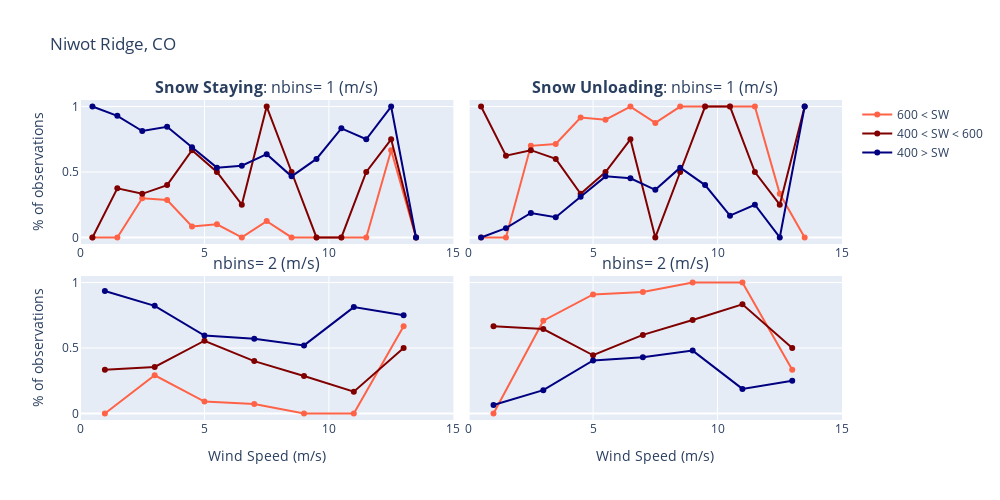

The cell this chart's notebook holds for it:
### Code cell
fig = make_subplots(rows=2, cols=2, shared_xaxes=False, shared_yaxes=True, 
                    vertical_spacing=0.1, horizontal_spacing=0.02,
                    subplot_titles=("<b>Snow Staying</b>: nbins= 1 (m/s)", "<b>Snow Unloading</b>: nbins= 1 (m/s)",
                                    'nbins= 2 (m/s)','nbins= 2 (m/s)'))

color1='tomato';color2='maroon';color3='navy'

# wind 1 m/s bins
# row 1, column 1: stay
fig.add_trace(go.Scatter(x = dfSW600_wind1_returndf['stay_center'], line_color=color1, y = dfSW600_wind1_returndf['stay_percent'], name='600 < SW'),row=1, col=1)
fig.add_trace(go.Scatter(x = dfSW460_wind1_returndf['stay_center'], line_color=color2, y = dfSW460_wind1_returndf['stay_percent'], name='400 < SW < 600'),row=1, col=1)
fig.add_trace(go.Scatter(x = dfSW400_wind1_returndf['stay_center'], line_color=color3, y = dfSW400_wind1_returndf['stay_percent'], name='400 > SW'),row=1, col=1)

# row 1, column 2: unload
fig.add_trace(go.Scatter(x = dfSW600_wind1_returndf['unload_center'], line_color=color1, y = dfSW600_wind1_returndf['unload_percent'], showlegend=False),row=1, col=2)
fig.add_trace(go.Scatter(x = dfSW460_wind1_returndf['unload_center'], line_color=color2, y = dfSW460_wind1_returndf['unload_percent'], showlegend=False),row=1, col=2)
fig.add_trace(go.Scatter(x = dfSW400_wind1_returndf['unload_center'], line_color=color3, y = dfSW400_wind1_returndf['unload_percent'], showlegend=False),row=1, col=2)

# wind 2 m/s bins
# row 2, column 1: stay
fig.add_trace(go.Scatter(x = dfSW600_wind2_returndf['stay_center'], line_color=color1, y = dfSW600_wind2_returndf['stay_percent'], showlegend=False),row=2, col=1)
fig.add_trace(go.Scatter(x = dfSW460_wind2_returndf['stay_center'], line_color=color2, y = dfSW460_wind2_returndf['stay_percent'], showlegend=False),row=2, col=1)
fig.add_trace(go.Scatter(x = dfSW400_wind2_returndf['stay_center'], line_color=color3, y = dfSW400_wind2_returndf['stay_percent'], showlegend=False),row=2, col=1)

# row 2, column 2: unload
fig.add_trace(go.Scatter(x = dfSW600_wind2_returndf['unload_center'], line_color=color1, y = dfSW600_wind2_returndf['unload_percent'], showlegend=False),row=2, col=2)
fig.add_trace(go.Scatter(x = dfSW460_wind2_returndf['unload_center'], line_color=color2, y = dfSW460_wind2_returndf['unload_percent'], showlegend=False),row=2, col=2)
fig.add_trace(go.Scatter(x = dfSW400_wind2_returndf['unload_center'], line_color=color3, y = dfSW400_wind2_returndf['unload_percent'], showlegend=False),row=2, col=2)

# axes and labels 
fig.update_xaxes(title_text='',  range=[0,15],row=1)
fig.update_xaxes(title_text='Wind Speed (m/s)',  range=[0,15],row=2)

fig.update_yaxes(title_text='% of observations', range=[-0.05,1.05], row=1, col=1)
fig.update_yaxes(title_text='% of observations', range=[-0.05,1.05], row=2, col=1)

fig.update_layout(height=500, width=1000, title_text="Niwot Ridge, CO")
fig.show()

### Figure 1 — Plotly figure (JSON) as saved in the notebook; plotly's stock layout.template omitted (floating-point values rounded to 4 significant figures)
{"data": [{"line": {"color": "tomato"}, "name": "600 < SW", "type": "scatter", "x": [0.5, 1.5, 2.5, 3.5, 4.5, 5.5, 6.5, 7.5, 8.5, 9.5, 10.5, 11.5, 12.5, 13.5], "xaxis": "x", "y": [0, 0, 0.3, 0.2857, 0.08333, 0.1, 0, 0.125, 0, 0, 0, 0, 0.6667, 0], "yaxis": "y"}, {"line": {"color": "maroon"}, "name": "400 < SW < 600", "type": "scatter", "x": [0.5, 1.5, 2.5, 3.5, 4.5, 5.5, 6.5, 7.5, 8.5, 9.5, 10.5, 11.5, 12.5, 13.5], "xaxis": "x", "y": [0, 0.375, 0.3333, 0.4, 0.6667, 0.5, 0.25, 1, 0.5, 0, 0, 0.5, 0.75, 0], "yaxis": "y"}, {"line": {"color": "navy"}, "name": "400 > SW", "type": "scatter", "x": [0.5, 1.5, 2.5, 3.5, 4.5, 5.5, 6.5, 7.5, 8.5, 9.5, 10.5, 11.5, 12.5, 13.5], "xaxis": "x", "y": [1, 0.9294, 0.8129, 0.8462, 0.6897, 0.5333, 0.5484, 0.6364, 0.4667, 0.6, 0.8333, 0.75, 1, 0], "yaxis": "y"}, {"line": {"color": "tomato"}, "showlegend": false, "type": "scatter", "x": [0.5, 1.5, 2.5, 3.5, 4.5, 5.5, 6.5, 7.5, 8.5, 9.5, 10.5, 11.5, 12.5, 13.5], "xaxis": "x2", "y": [0, 0, 0.7, 0.7143, 0.9167, 0.9, 1, 0.875, 1, 1, 1, 1, 0.3333, 0], "yaxis": "y2"}, {"line": {"color": "maroon"}, "showlegend": false, "type": "scatter", "x": [0.5, 1.5, 2.5, 3.5, 4.5, 5.5, 6.5, 7.5, 8.5, 9.5, 10.5, 11.5, 12.5, 13.5], "xaxis": "x2", "y": [1, 0.625, 0.6667, 0.6, 0.3333, 0.5, 0.75, 0, 0.5, 1, 1, 0.5, 0.25, 1], "yaxis": "y2"}, {"line": {"color": "navy"}, "showlegend": false, "type": "scatter", "x": [0.5, 1.5, 2.5, 3.5, 4.5, 5.5, 6.5, 7.5, 8.5, 9.5, 10.5, 11.5, 12.5, 13.5], "xaxis": "x2", "y": [0, 0.07059, 0.1871, 0.1538, 0.3103, 0.4667, 0.4516, 0.3636, 0.5333, 0.4, 0.1667, 0.25, 0, 1], "yaxis": "y2"}, {"line": {"color": "tomato"}, "showlegend": false, "type": "scatter", "x": [1, 3, 5, 7, 9, 11, 13], "xaxis": "x3", "y": [0, 0.2917, 0.09091, 0.07143, 0, 0, 0.6667], "yaxis": "y3"}, {"line": {"color": "maroon"}, "showlegend": false, "type": "scatter", "x": [1, 3, 5, 7, 9, 11, 13], "xaxis": "x3", "y": [0.3333, 0.3548, 0.5556, 0.4, 0.2857, 0.1667, 0.5], "yaxis": "y3"}, {"line": {"color": "navy"}, "showlegend": false, "type": "scatter", "x": [1, 3, 5, 7, 9, 11, 13], "xaxis": "x3", "y": [0.9355, 0.822, 0.5946, 0.5714, 0.52, 0.8125, 0.75], "yaxis": "y3"}, {"line": {"color": "tomato"}, "showlegend": false, "type": "scatter", "x": [1, 3, 5, 7, 9, 11, 13], "xaxis": "x4", "y": [0, 0.7083, 0.9091, 0.9286, 1, 1, 0.3333], "yaxis": "y4"}, {"line": {"color": "maroon"}, "showlegend": false, "type": "scatter", "x": [1, 3, 5, 7, 9, 11, 13], "xaxis": "x4", "y": [0.6667, 0.6452, 0.4444, 0.6, 0.7143, 0.8333, 0.5], "yaxis": "y4"}, {"line": {"color": "navy"}, "showlegend": false, "type": "scatter", "x": [1, 3, 5, 7, 9, 11, 13], "xaxis": "x4", "y": [0.06452, 0.178, 0.4054, 0.4286, 0.48, 0.1875, 0.25], "yaxis": "y4"}], "layout": {"annotations": [{"font": {"size": 16}, "showarrow": false, "text": "<b>Snow Staying</b>: nbins= 1 (m/s)", "x": 0.245, "xanchor": "center", "xref": "paper", "y": 1, "yanchor": "bottom", "yref": "paper"}, {"font": {"size": 16}, "showarrow": false, "text": "<b>Snow Unloading</b>: nbins= 1 (m/s)", "x": 0.755, "xanchor": "center", "xref": "paper", "y": 1, "yanchor": "bottom", "yref": "paper"}, {"font": {"size": 16}, "showarrow": false, "text": "nbins= 2 (m/s)", "x": 0.245, "xanchor": "center", "xref": "paper", "y": 0.45, "yanchor": "bottom", "yref": "paper"}, {"font": {"size": 16}, "showarrow": false, "text": "nbins= 2 (m/s)", "x": 0.755, "xanchor": "center", "xref": "paper", "y": 0.45, "yanchor": "bottom", "yref": "paper"}], "height": 500, "title": {"text": "Niwot Ridge, CO"}, "width": 1000, "xaxis": {"anchor": "y", "domain": [0, 0.49], "range": [0, 15], "title": {"text": ""}, "type": "linear"}, "xaxis2": {"anchor": "y2", "domain": [0.51, 1], "range": [0, 15], "title": {"text": ""}, "type": "linear"}, "xaxis3": {"anchor": "y3", "domain": [0, 0.49], "range": [0, 15], "title": {"text": "Wind Speed (m/s)"}, "type": "linear"}, "xaxis4": {"anchor": "y4", "domain": [0.51, 1], "range": [0, 15], "title": {"text": "Wind Speed (m/s)"}, "type": "linear"}, "yaxis": {"anchor": "x", "domain": [0.55, 1], "range": [-0.05, 1.05], "title": {"text": "% of observations"}, "type": "linear"}, "yaxis2": {"anchor": "x2", "domain": [0.55, 1], "matches": "y", "showticklabels": false, "type": "linear"}, "yaxis3": {"anchor": "x3", "domain": [0, 0.45], "range": [-0.05, 1.05], "title": {"text": "% of observations"}, "type": "linear"}, "yaxis4": {"anchor": "x4", "domain": [0, 0.45], "matches": "y3", "showticklabels": false, "type": "linear"}}}
